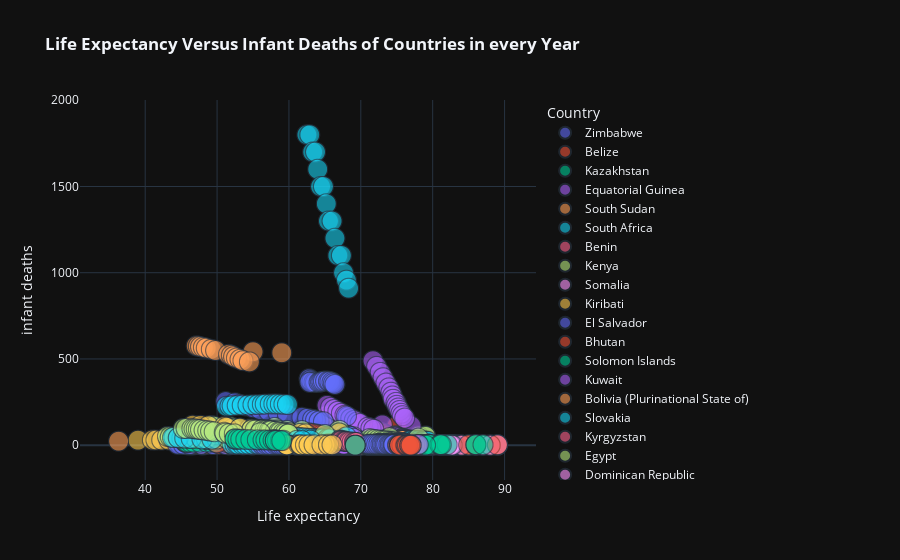

Notebook code for this chart:
### Code cell
px.scatter(df.sort_values(by='Year'),y='infant deaths',x='Life expectancy ',template='plotly_dark',size='Year',color='Country',opacity=0.6,title='<b>Life Expectancy Versus Infant Deaths of Countries in every Year')
